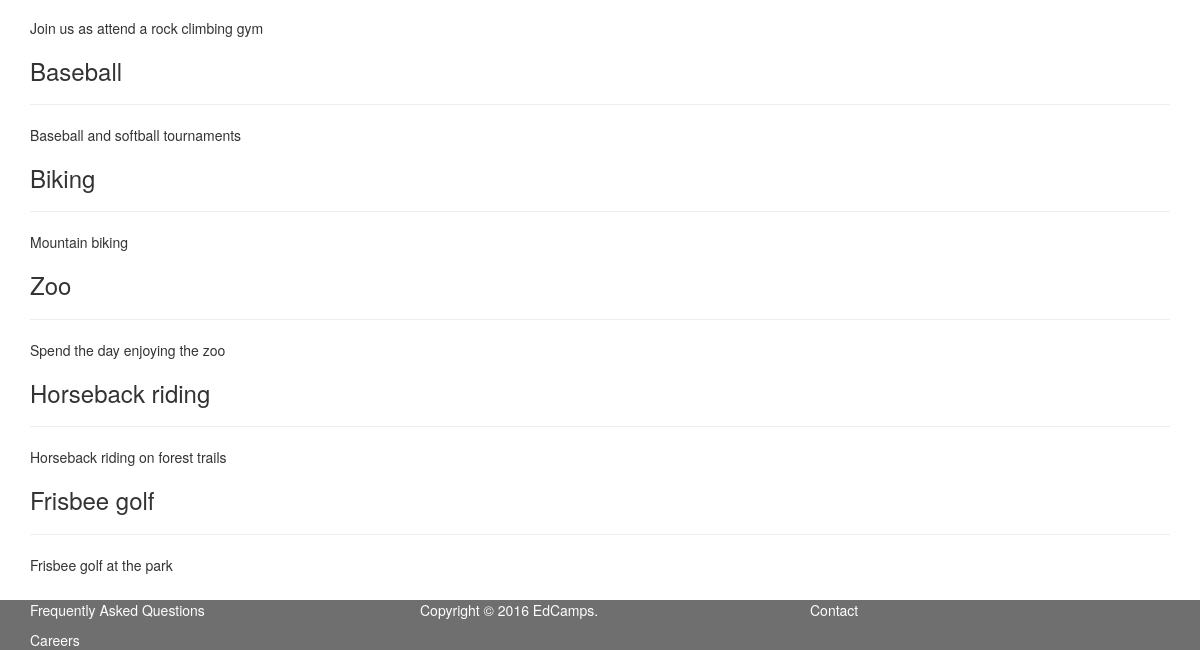
Page /activities.php (lower part) on the earlier database version.
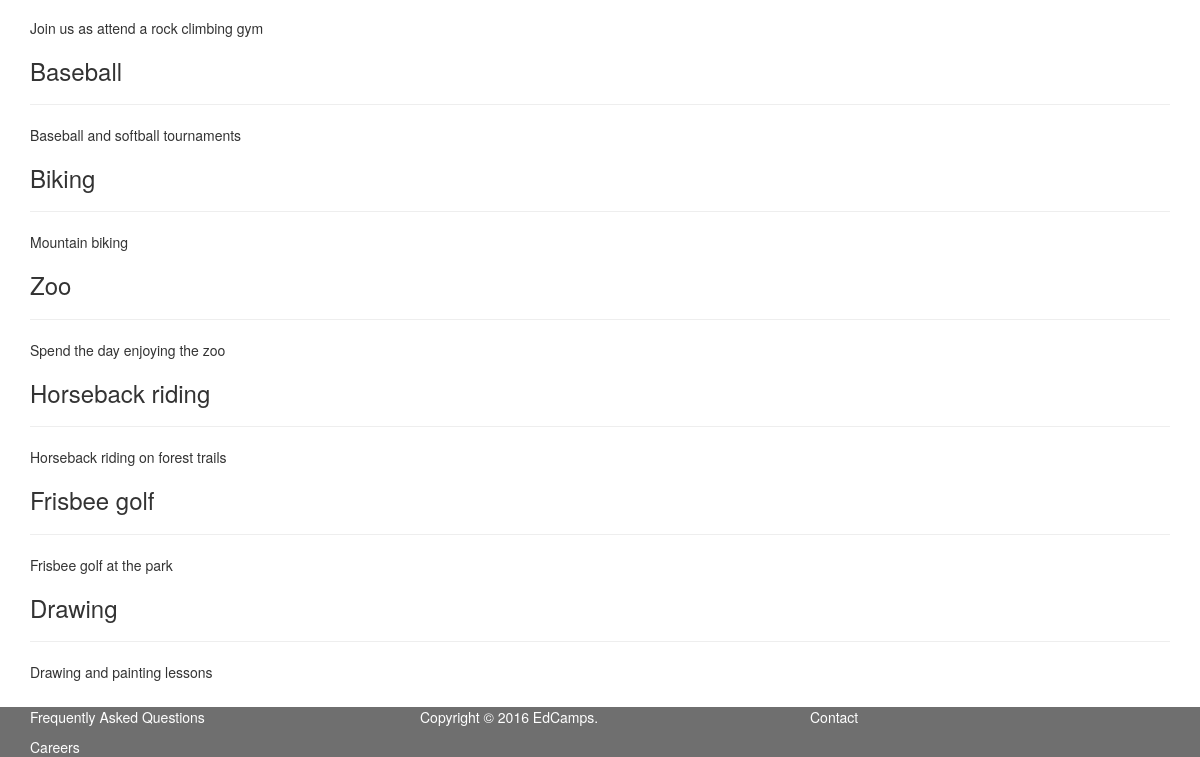
Same page on the later database version.
### tables this page shows
CREATE TABLE activities(
  id INT NOT NULL PRIMARY KEY AUTO_INCREMENT,
  name TINYTEXT NOT NULL,
  description TEXT NOT NULL,
  image_url TEXT
);

### public/activities.php (the view, shortened to what this page needs)
<?php
require_once(TEMPLATES_PATH . "/header.php");
?>
<div class="container container-fluid">
  <?php
  $conn = get_db_conn();
  $sql = "SELECT * FROM activities";
  $result = $conn->query($sql);
  while ($row = mysqli_fetch_assoc($result)) {
    $name = $row['name'];
    $description = $row['description'];
    echo '<div class="activity">';
    echo "<h3>$name</h3>";
    echo "<hr>";
    echo "<p>$description</p>";
    echo '</div>';
  }
  ?>
</div>
<?php require_once(TEMPLATES_PATH . "/footer.php"); ?>

### resources/templates/header.php (shortened to what this page needs)
<!DOCTYPE html>
<html>
<head>
  <?php
  require_once(TEMPLATES_PATH . "/head.php");
  ?>
</head>
<body>

### resources/templates/head.php (shortened to what this page needs)
<?php
echo '<link href="/resources/lib/css/bootstrap.min.css" rel="stylesheet" type="text/css" />';
echo '<link href="/resources/lib/css/jquery-ui.min.css" rel="stylesheet" type="text/css" />';
echo '<link href="/public/styles/style.css" rel="stylesheet" type="text/css" />';
?>

### resources/templates/footer.php
<footer class="footer navbar-fixed-bottom">
  <div class="container">
    <div class="row">
      <div class="col-lg-4 col-md-4 col-sm-4">
        <p><a href="faq.php">Frequently Asked Questions</a></p>
        <p><a href="#">Careers</a></p>
      </div>
      <div class="col-lg-4 col-md-4 col-sm-4">
        <p>Copyright &copy; <?php echo date("Y"); ?> EdCamps.
      </div>
      <div class="col-lg-4 col-md-4 col-sm-4">
        <p><a href="mailto:info@edcamps.com">Contact</a></p>
      </div>
    </div>
  </div>
</footer>
</body>
</html>

### public/styles/style.css (style rules this page uses)
body { margin-top: 50px; padding-top: 50px; margin-bottom: 50px; padding-bottom: 15px; }
footer.footer { height: 50px; background: #333; opacity: 0.7; color: white; }
footer.footer a { color: white; }

Differences in the rows shown:
added activities: name "Drawing", description "Drawing and painting lessons"
